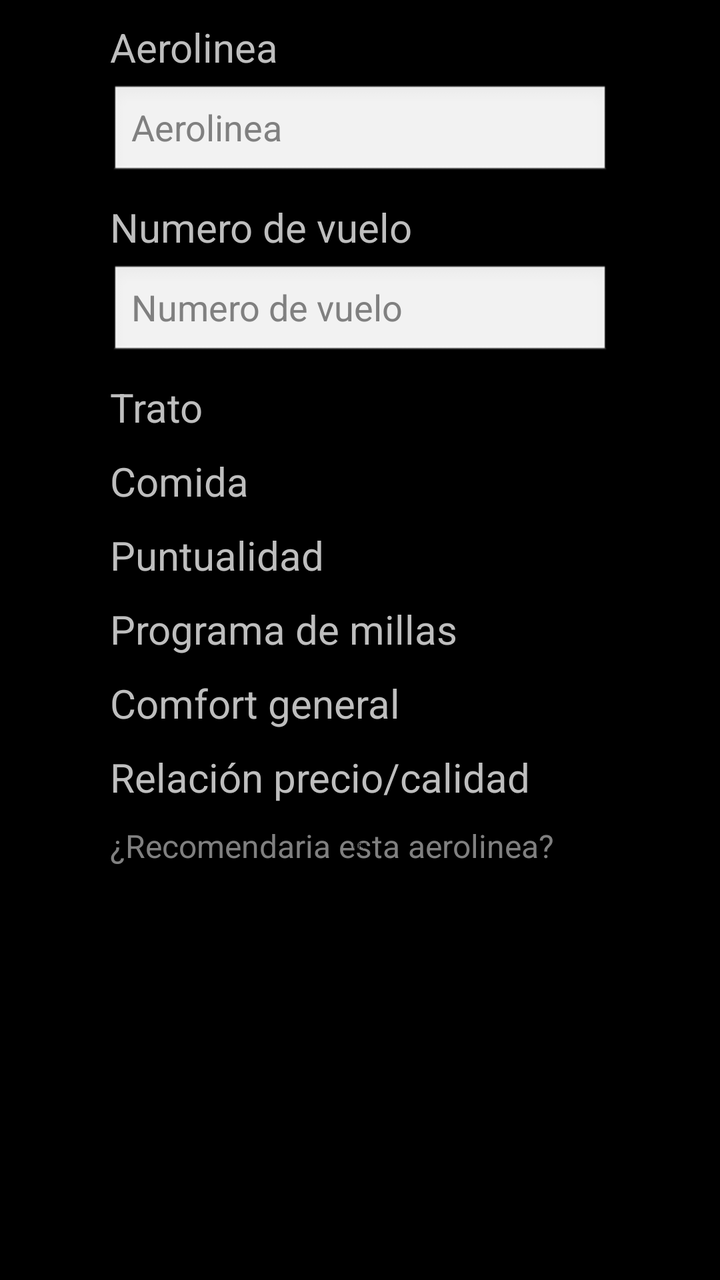
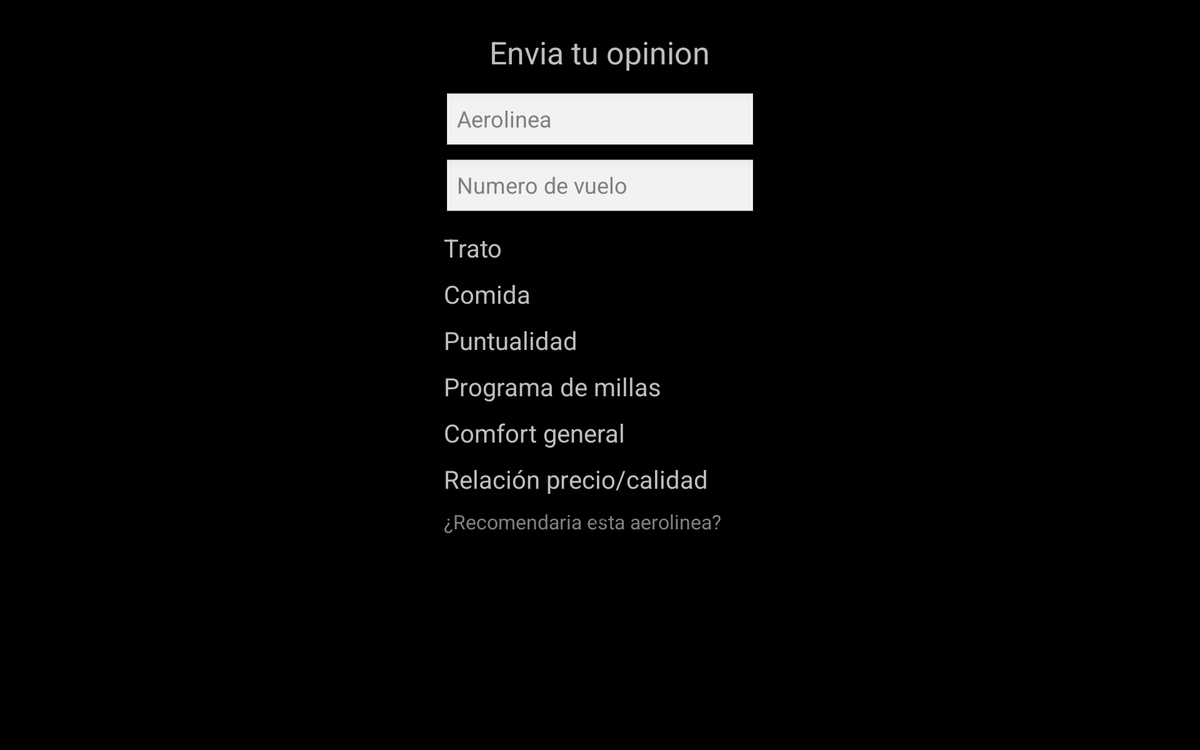

First picture: res/layout/ on a phone held upright. Second picture: the repository's own variant of that layout, on a device whose configuration matches the variant's folder. Source for both follows.
<!-- AndroidManifest.xml: application theme android:Theme -->
<!-- res/layout/review_fragment.xml -->
<ScrollView xmlns:android="http://schemas.android.com/apk/res/android"
    android:layout_width="match_parent"
    android:layout_height="match_parent" >
	<LinearLayout xmlns:android="http://schemas.android.com/apk/res/android"
	    xmlns:tools="http://schemas.android.com/tools"
	    android:layout_width="match_parent"
	    android:layout_height="wrap_content"
	    android:orientation="vertical">
	    
	    <TextView 
	        android:id="@+id/airline_tag"
	        android:layout_width="250dp"
	        android:layout_height="wrap_content"
	        android:layout_gravity="center"
	        android:layout_marginTop="@dimen/review_margin"
	        android:textSize="20dp"
	        android:text="@string/airline" />
	    
		<AutoCompleteTextView
	        android:id="@+id/airline"
	        android:layout_marginTop="5dp"
	        android:layout_width="250dp"
	        android:layout_height="wrap_content"
	        android:layout_gravity="center"	        
	        android:hint="@string/airline" >
	        
	        <requestFocus />
		</AutoCompleteTextView>
	    
		<TextView 
	        android:id="@+id/flight_num_tag"
	        android:layout_width="250dp"
	        android:layout_height="wrap_content"
	        android:layout_gravity="center"
	        android:layout_marginTop="@dimen/review_margin"
	        android:textSize="20dp"
	        android:text="@string/flight_num" />
		
	    <EditText
	        android:id="@+id/flight_num"
	        android:layout_width="250dp"
	        android:layout_height="wrap_content"
	        android:layout_marginTop="5dp"
	        android:layout_gravity="center"
	        android:hint="@string/flight_num" />
	    
	    <TextView 
	        android:id="@+id/friendliness_tag"
	        android:layout_width="250dp"
	        android:layout_height="wrap_content"
	        android:layout_gravity="center"
	        android:layout_marginTop="@dimen/review_margin"
	        android:textSize="20dp"
	        android:text="@string/friendliness"/>		
	    <RatingBar
	        android:id="@+id/friendliness"
	        style="@style/rating_style" />
	    
	    <TextView 
	        android:id="@+id/food_tag"
	        android:layout_width="250dp"
	        android:layout_height="wrap_content"
	        android:layout_gravity="center"
	        android:layout_marginTop="@dimen/review_margin"
	        android:textSize="20dp"
	        android:text="@string/food"/>
	
	    <RatingBar
	        android:id="@+id/food"
	        style="@style/rating_style" />
	    
	    <TextView 
	        android:id="@+id/punctuality_tag"
	        android:layout_width="250dp"
	        android:layout_height="wrap_content"
	        android:layout_gravity="center"
	        android:layout_marginTop="@dimen/review_margin"
	        android:textSize="20dp"
	        android:text="@string/punctuality"/>
	
	    <RatingBar
	        android:id="@+id/punctuality"
	        style="@style/rating_style" />
	    
	    <TextView 
	        android:id="@+id/mileage_tag"
	        android:layout_width="250dp"
	        android:layout_height="wrap_content"
	        android:layout_gravity="center"
	        android:layout_marginTop="@dimen/review_margin"
	        android:textSize="20dp"
	        android:text="@string/mileage"/>
	
	    <RatingBar
	        android:id="@+id/mileage"
	        style="@style/rating_style" />
	    
	    <TextView 
	        android:id="@+id/comfort_tag"
	        android:layout_width="250dp"
	        android:layout_height="wrap_content"
	        android:layout_gravity="center"
	        android:layout_marginTop="@dimen/review_margin"
	        android:textSize="20dp"
	        android:text="@string/comfort"/>
	
	    <RatingBar
	        android:id="@+id/comfort"
	        style="@style/rating_style" />
	    
	    <TextView 
	        android:id="@+id/quality_price_tag"
	        android:layout_width="250dp"
	        android:layout_height="wrap_content"
	        android:layout_gravity="center"
	        android:layout_marginTop="@dimen/review_margin"
	        android:textSize="20dp"
	        android:text="@string/quality_price"/>
	
	    <RatingBar
	        android:id="@+id/quality_price"
	        style="@style/rating_style" />
	
	    <Switch
	        android:id="@+id/recommend"
	        android:layout_width="250dp"
	        android:layout_height="wrap_content"
	        android:layout_marginTop="@dimen/review_margin"
	        android:layout_gravity="center"
	        android:hint="@string/recommend"/>
				    
	     <Button
	        android:id="@+id/review"
	        android:layout_marginTop="20dp"
	        android:layout_marginBottom="@dimen/review_margin"
	        android:onClick="submitReview"
	        android:text="@string/review"
	        style="@style/button_style" />
	
	</LinearLayout>
</ScrollView>
<!-- resources referenced by this layout -->
<resources>
  <dimen name="review_margin">10dp</dimen>
  <string name="airline">Aerolinea</string>
  <string name="comfort">Comfort general</string>
  <string name="flight_num">Numero de vuelo</string>
  <string name="food">Comida</string>
  <string name="friendliness">Trato</string>
  <string name="mileage">Programa de millas</string>
  <string name="punctuality">Puntualidad</string>
  <string name="quality_price">Relación precio/calidad</string>
  <string name="recommend">¿Recomendaria esta aerolinea?</string>
  <string name="review">Envia tu opinion</string>
  <style name="button_style">
          <item name="android:layout_width">200dp</item>
          <item name="android:layout_gravity">center</item>
          <item name="android:layout_height">wrap_content</item>
      </style>
  <style name="rating_style">
          <item name="android:layout_width">wrap_content</item>
          <item name="android:layout_height">wrap_content</item>
          <item name="android:layout_marginTop">5dp</item>
          <item name="android:layout_gravity">center</item>
          <item name="android:numStars">5</item>
          <item name="android:stepSize">0.5</item>
      </style>
</resources>
<!-- res/layout-large-land/review_fragment.xml (the repository's variant of the layout above) -->
<!-- drawn on a 7-inch tablet turned sideways -->
<ScrollView xmlns:android="http://schemas.android.com/apk/res/android"
    android:layout_width="match_parent"
    android:layout_height="match_parent" >
	<LinearLayout xmlns:android="http://schemas.android.com/apk/res/android"
	    xmlns:tools="http://schemas.android.com/tools"
	    android:layout_width="match_parent"
	    android:layout_height="wrap_content"
	    android:orientation="vertical">
	    
	    <TextView
	    android:layout_width="wrap_content"
	    android:layout_height="wrap_content"
	    android:text="@string/title_activity_review"
	    android:layout_marginTop="25dp"
	    android:layout_gravity="center"
	    android:textSize="25dp" />
	    
		<AutoCompleteTextView
	        android:id="@+id/airline"
	        android:layout_marginTop="15dp"
	        android:layout_width="250dp"
	        android:layout_height="wrap_content"
	        android:layout_gravity="center"	
	        android:inputType="text"        
	        android:hint="@string/airline" >
	        
	        <requestFocus />
		</AutoCompleteTextView>
	   
		
	    <EditText
	        android:id="@+id/flight_num"
	        android:layout_width="250dp"
	        android:layout_height="wrap_content"
	        android:layout_marginTop="5dp"
	        android:layout_gravity="center"
	        android:inputType="number"
	        android:hint="@string/flight_num" />
	    
	    <TextView 
	        android:id="@+id/friendliness_tag"
	        android:layout_width="250dp"
	        android:layout_height="wrap_content"
	        android:layout_gravity="center"
	        android:layout_marginTop="@dimen/review_margin"
	        android:textSize="20dp"
	        android:text="@string/friendliness"/>		
	    <RatingBar
	        android:id="@+id/friendliness"
	        style="@style/rating_style" />
	    
	    <TextView 
	        android:id="@+id/food_tag"
	        android:layout_width="250dp"
	        android:layout_height="wrap_content"
	        android:layout_gravity="center"
	        android:layout_marginTop="@dimen/review_margin"
	        android:textSize="20dp"
	        android:text="@string/food"/>
	
	    <RatingBar
	        android:id="@+id/food"
	        style="@style/rating_style"/>
	    
	    <TextView 
	        android:id="@+id/punctuality_tag"
	        android:layout_width="250dp"
	        android:layout_height="wrap_content"
	        android:layout_gravity="center"
	        android:layout_marginTop="@dimen/review_margin"
	        android:textSize="20dp"
	        android:text="@string/punctuality"/>
	
	    <RatingBar
	        android:id="@+id/punctuality"
	        style="@style/rating_style" />
	    
	    <TextView 
	        android:id="@+id/mileage_tag"
	        android:layout_width="250dp"
	        android:layout_height="wrap_content"
	        android:layout_gravity="center"
	        android:layout_marginTop="@dimen/review_margin"
	        android:textSize="20dp"
	        android:text="@string/mileage"/>
	
	    <RatingBar
	        android:id="@+id/mileage"
	        style="@style/rating_style" />
	    
	    <TextView 
	        android:id="@+id/comfort_tag"
	        android:layout_width="250dp"
	        android:layout_height="wrap_content"
	        android:layout_gravity="center"
	        android:layout_marginTop="@dimen/review_margin"
	        android:textSize="20dp"
	        android:text="@string/comfort"/>
	
	    <RatingBar
	        android:id="@+id/comfort"
	        style="@style/rating_style" />
	    
	    <TextView 
	        android:id="@+id/quality_price_tag"
	        android:layout_width="250dp"
	        android:layout_height="wrap_content"
	        android:layout_gravity="center"
	        android:layout_marginTop="@dimen/review_margin"
	        android:textSize="20dp"
	        android:text="@string/quality_price"/>
	
	    <RatingBar
	        android:id="@+id/quality_price"
	        style="@style/rating_style" />
	
	    <Switch
	        android:id="@+id/recommend"
	        android:layout_width="250dp"
	        android:layout_height="wrap_content"
	        android:layout_marginTop="@dimen/review_margin"
	        android:layout_gravity="center"
	        android:hint="@string/recommend"/>
				    
	     <Button
	        android:id="@+id/review"
	        android:layout_marginTop="20dp"
	        android:layout_marginBottom="@dimen/review_margin"
	        android:onClick="submitReview"
	        android:text="@string/review"
	        style="@style/button_style" />
	
	</LinearLayout>
</ScrollView>
<!-- resources referenced by the variant -->
<!-- as a 7-inch tablet turned sideways resolves them -->
<resources>
  <dimen name="review_margin">10dp</dimen>
  <string name="airline">Aerolinea</string>
  <string name="comfort">Comfort general</string>
  <string name="flight_num">Numero de vuelo</string>
  <string name="food">Comida</string>
  <string name="friendliness">Trato</string>
  <string name="mileage">Programa de millas</string>
  <string name="punctuality">Puntualidad</string>
  <string name="quality_price">Relación precio/calidad</string>
  <string name="recommend">¿Recomendaria esta aerolinea?</string>
  <string name="review">Envia tu opinion</string>
  <string name="title_activity_review">Envia tu opinion</string>
  <style name="button_style">
          <item name="android:layout_width">200dp</item>
          <item name="android:layout_gravity">center</item>
          <item name="android:layout_height">wrap_content</item>
      </style>
  <style name="rating_style">
          <item name="android:layout_width">wrap_content</item>
          <item name="android:layout_height">wrap_content</item>
          <item name="android:layout_marginTop">5dp</item>
          <item name="android:layout_gravity">center</item>
          <item name="android:numStars">5</item>
          <item name="android:stepSize">0.5</item>
      </style>
</resources>
